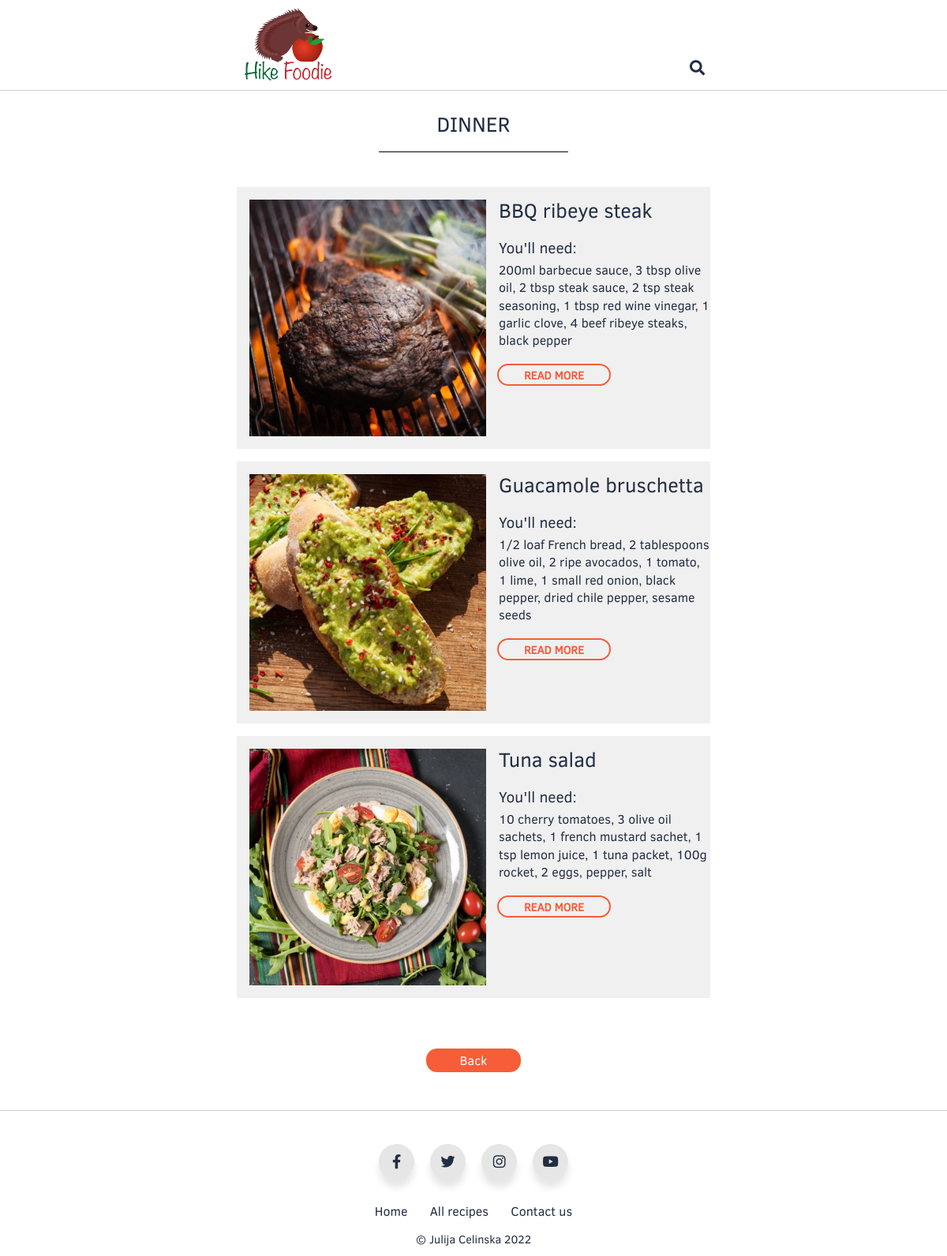
The app's page /content.php?pagename=dinner, older data.
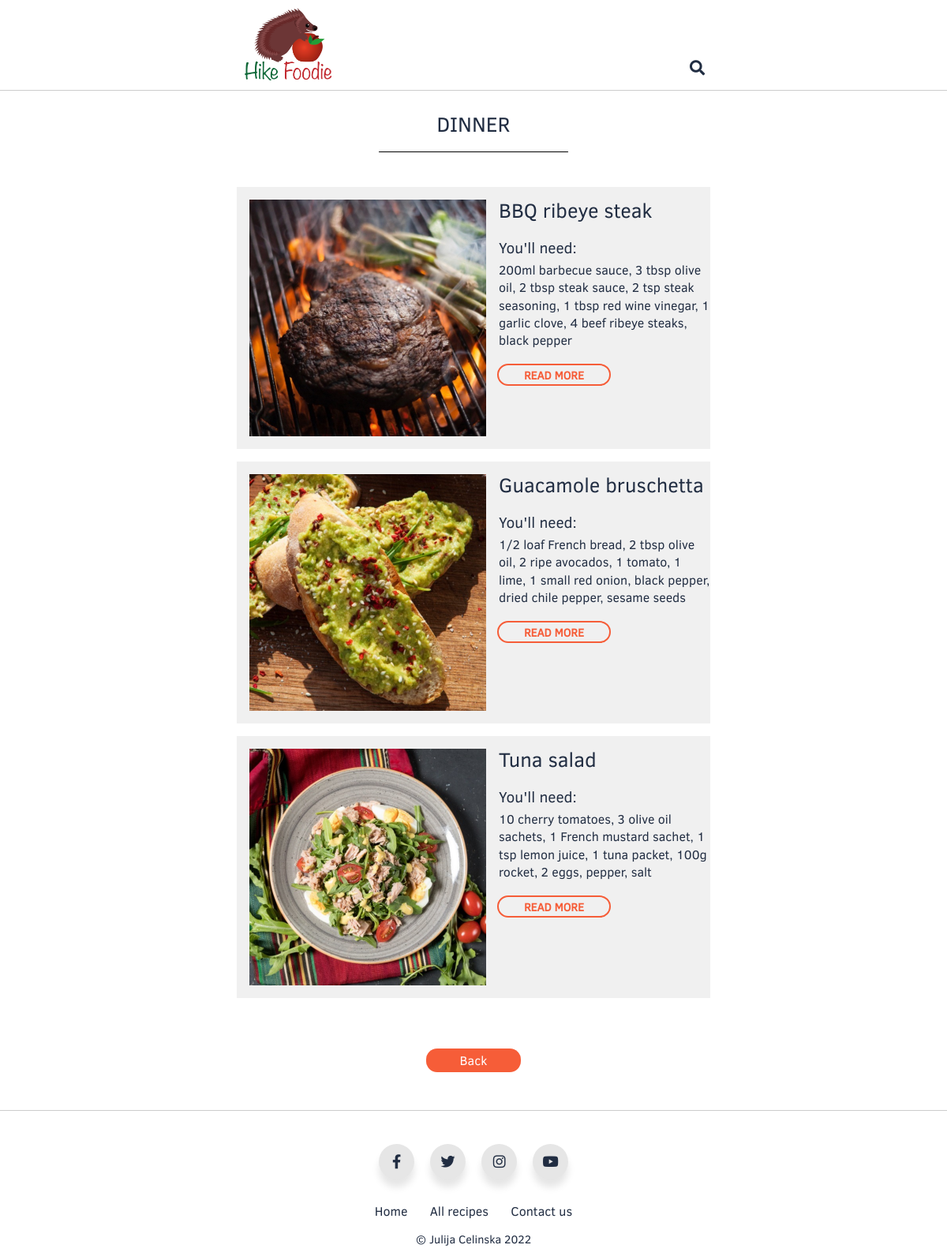
The same page, newer data.
### tables this page shows
CREATE TABLE `images` (
  `image_id` INT(30) NOT NULL AUTO_INCREMENT UNIQUE,
  `image_file_name` VARCHAR(100) NOT NULL,
  `image_description` VARCHAR(100) NULL,
  `image_href` VARCHAR(100) NULL,
  `image_alt` VARCHAR(100) NOT NULL,
  `imagetype_id` INT(30) NOT NULL,
  `content_id` INT(30) NULL,
  PRIMARY KEY (`image_id`),
  FOREIGN KEY(`content_id`) REFERENCES content(`content_id`),
  FOREIGN KEY(`imagetype_id`) REFERENCES imagetype(`imagetype_id`)
);

CREATE TABLE `contentcategorytype` (
  `contentcategorytype_id` INT(30) NOT NULL AUTO_INCREMENT UNIQUE,
  `category_id` INT(30) NOT NULL,
  `content_id` INT(30) NOT NULL,
  `contenttype_id` INT(30) NOT NULL,
  PRIMARY KEY (`contentcategorytype_id`),
  FOREIGN KEY(`category_id`) REFERENCES category(`category_id`),
  FOREIGN KEY(`content_id`) REFERENCES content(`content_id`),
  FOREIGN KEY(`contenttype_id`) REFERENCES contenttype(`contenttype_id`)
);

CREATE TABLE `content` (
  `content_id` INT(30) NOT NULL AUTO_INCREMENT UNIQUE,
  `title` VARCHAR(100) NOT NULL,
  `description` VARCHAR(300) NOT NULL,
  `content` TEXT NOT NULL,
  `content_timestamp` TIMESTAMP DEFAULT CURRENT_TIMESTAMP,
  PRIMARY KEY (`content_id`)
);

### content.php (the view)
<?php
    include 'header.php';
    include "connect.php";
    $pagename = '';
    if(isset($_GET['pagename']))
    {
        $pagename = $_GET['pagename'];
    }
?>
<div class="wrapper">
    <main class="content">
        <div class="heading">
            <h1>
                <?php
                    if($pagename != ''){
                        echo str_replace("-", " ", $pagename);
                    }
                    else {
                        echo 'All recipes';
                    }
                ?>
            </h1>
        </div>
        <?php
            $content_sql = "SELECT content.content_id, content.title, content.description, content.content, category.category_name, contentcategorytype.contenttype_id
                    FROM `contentcategorytype`
                        INNER JOIN content ON content.content_id=contentcategorytype.content_id
                        INNER JOIN category ON category.category_id=contentcategorytype.category_id
                        INNER JOIN contenttype ON contenttype.contenttype_id=contentcategorytype.contenttype_id
                    WHERE (category.category_name = '$pagename' OR '$pagename' = '') AND contentcategorytype.contenttype_id = '2'";
            $content_result = mysqli_query($connection ,$content_sql) or die("Recipes query failed");
            if(mysqli_num_rows($content_result) > 0)
            {
                $index = 0;
                $start_content_id = 0;
                $end_content_id = 0;
                while($row = mysqli_fetch_assoc($content_result))
                {
                    $content_id = $row['content_id'];
                    $images_sql = "SELECT image_file_name, image_alt FROM `images`
                            WHERE content_id = '$content_id' AND imagetype_id = 2 LIMIT 1";
                    $images_result = mysqli_query($connection ,$images_sql) or die("Images query failed");
                    $images_result_fetch = mysqli_fetch_array($images_result);
        ?>
                    <div class="recipe">
                        <?php
                            if(mysqli_num_rows($images_result) > 0)
                            {
                                echo '<img src="./images/'.$images_result_fetch['image_file_name'].'" alt="'.$images_result_fetch['image_alt'].'">';
                            }
                            else
                            {
                                echo '<img src="./images/image_not_available.png" alt="Image not available error">';
                            }
                        ?>
                        <div class="info">
                            <?php
                                echo '<h2>'.$row['title'].'</h2>';
                                echo $row['description'];
                            ?>
                            <div class="readmore-button">
                                <?php
                                    if($index == 0) {
                                        $start_content_id = $content_id;
                                    }
                                    if(mysqli_num_rows($content_result) > 0) {
                                        $end_content_id = $start_content_id+(mysqli_num_rows($content_result)-1);
                                    }
                                    echo '<a href="detail.php?content_id='.$content_id.'&pagename='.$pagename.'&start_content_id='.$start_content_id.'&end_content_id='.$end_content_id.'&recipe=1">Read more</a>';
                                ?>
                            </div>
                        </div>
                    </div>
        <?php
                    $index++;
                }
            }
            else
            {
                echo '<h3 class="no-content">No content found!</h3>';
            }
        ?>
        <div class="nav-button back"><a href="index.php">Back</a></div>
    </main>
</div>
<?php include 'footer.php'; ?>

### header.php (shortened to what this page needs)
<!DOCTYPE html>
<html lang="en">
    <head>
        <link rel="stylesheet" href="style/style.css?version=41">
        <link rel="stylesheet" href="https://cdnjs.cloudflare.com/ajax/libs/font-awesome/4.7.0/css/font-awesome.min.css">
        <link rel='stylesheet' href='https://cdnjs.cloudflare.com/ajax/libs/font-awesome/5.15.1/css/all.min.css'>
    </head>
	<body>
        <header id="header-1" class="header">
            <div class="container">
                <?php
                    include 'connect.php';
                    $images_sql = "SELECT image_file_name, image_href, image_alt FROM `images`
                                    WHERE imagetype_id = 1 LIMIT 1";
                    $images_result = mysqli_query($connection ,$images_sql) or die("Query failed");
                    $images_result_fetch = mysqli_fetch_array($images_result);
                    if(mysqli_num_rows($images_result) > 0)
                    {
                        echo '<a href="'.$images_result_fetch['image_href'].'"><img src="./images/'.$images_result_fetch['image_file_name'].'" alt="'.$images_result_fetch['image_alt'].'"></a>';
                    }
                    else
                    {
                        echo '<a href="'.$images_result_fetch['image_href'].'"><img src="./images/image_not_available.png" alt="Image not available error"></a>';
                    }
                ?>
                <div class="search-form-container">
                    <form class="search-form" action="./search.php" autocomplete="on">
                        <input id="search" name="search" type="text" placeholder="What are you looking for?">
                        <button class="search-button" type="submit"><i class="fa fa-search fa-2x"></i></button>
                    </form>
                </div>
            </div>
        </header>

### footer.php (shortened to what this page needs)
        <footer>
            <ul class="social">
                <li class="icon facebook">
                    <a href="https://www.facebook.com/hikefoodie"><span><i class="fab fa-facebook-f"></i></span></a>
                </li>
                <li class="icon twitter">
                    <a href="https://twitter.com/hikefoodie"><span><i class="fab fa-twitter"></i></span></a>
                </li>
                <li class="icon instagram">
                    <a href="https://instagram.com/hike.foodie"><span><i class="fab fa-instagram"></i></span></a>
                </li>
                <li class="icon youtube">
                    <a href="https://www.youtube.com/channel/UCOGukfrt7i9nj6gGWYq6hiQ"><span><i class="fab fa-youtube"></i></span></a>
                </li>
            </ul>
            <ul class="bottom-nav">
                <li><a href="index.php">Home</a></li>
                <li><a href="content.php">All recipes</a></li>
                <li><a href="contact.php">Contact us</a></li>
            </ul>
            <p>&copy; Julija Celinska 2022</p>
        </footer>
    </body>
</html>

Row changes from the older to the newer data that the page shows:
changed through a linked row, contentcategorytype "Guacamole bruschetta": content.description "…loaf French bread, 2 tablespoons olive oil, 2 ripe…" → "You'll need: 1/2 loaf French bread, 2 tbsp olive oil, 2 ripe avocados, 1 tomato, 1 lime, 1 small red onion, black pepper, dried chile pepper, sesame seeds"
changed through a linked row, contentcategorytype "Tuna salad": content.description "You'll need: 10 cherry tomatoes, 3 olive oil sachets, 1 french mustard sachet, 1 tsp lemon juice, 1 tuna packet, 100g rocket, 2 eggs, pepper, salt" → "You'll need: 10 cherry tomatoes, 3 olive oil sachets, 1 French mustard sachet, 1 tsp lemon juice, 1 tuna packet, 100g rocket, 2 eggs, pepper, salt"
